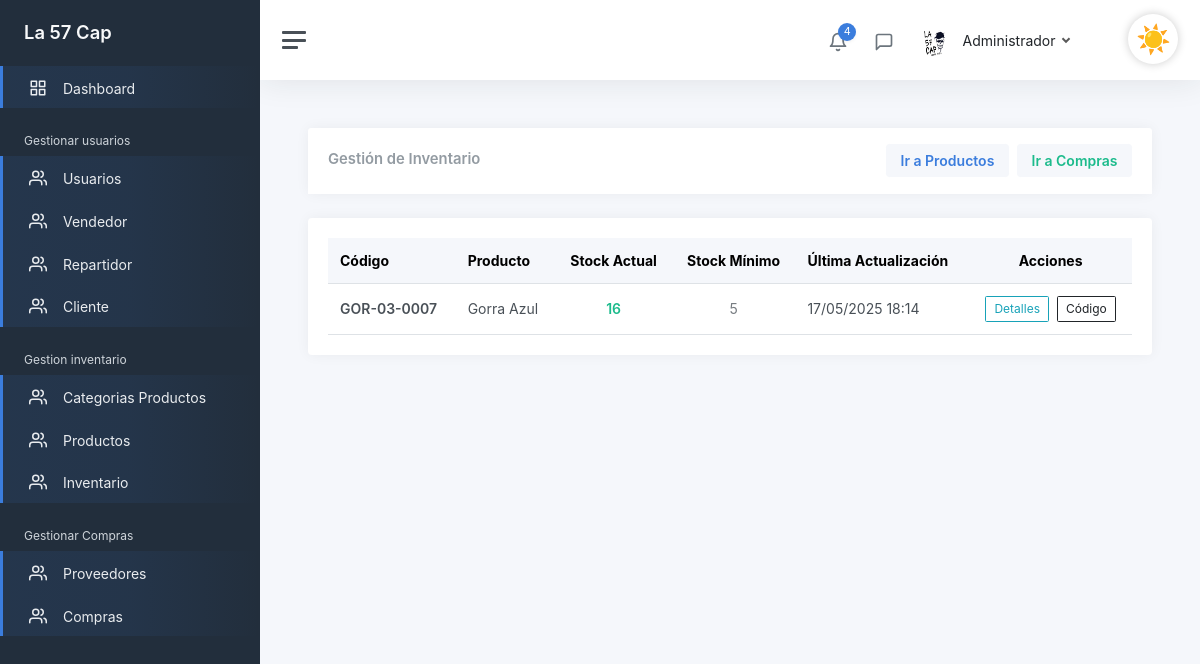
The page /admin/InventarioGeneral (signed in) on the database as committed earlier.
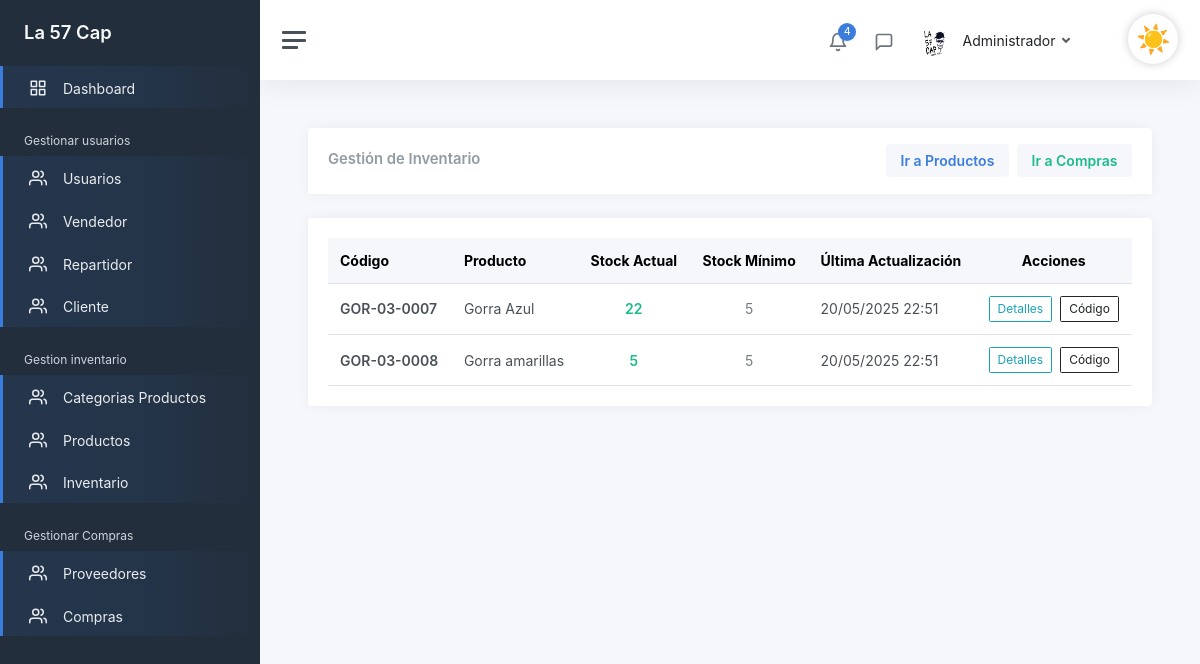
The same page on the database as committed later.
### tables this page shows
CREATE TABLE `inventario`  (
  `idInventario` int(0) NOT NULL AUTO_INCREMENT,
  `cantidad_actual` int(0) NOT NULL,
  `cantidad_minima` int(0) NOT NULL,
  `fecha_actualizacion` datetime(0) NULL DEFAULT NULL,
  `producto_idproducto` int(0) NOT NULL,
  PRIMARY KEY (`idInventario`) USING BTREE,
  INDEX `fk_Inventario_producto1_idx`(`producto_idproducto`) USING BTREE,
  CONSTRAINT `fk_Inventario_producto1` FOREIGN KEY (`producto_idproducto`) REFERENCES `producto` (`idproducto`) ON DELETE RESTRICT ON UPDATE RESTRICT
);

CREATE TABLE `producto`  (
  `idproducto` int(0) NOT NULL AUTO_INCREMENT,
  `id_categoria` int(0) NOT NULL,
  `codigo_producto` varchar(45) NOT NULL,
  `nombre_producto` varchar(45) NOT NULL,
  `descripcion` varchar(200) NOT NULL,
  `precio` decimal(10, 2) NOT NULL,
  `eliminado` tinyint(0) NULL DEFAULT 0,
  `Foto` varchar(150) NULL DEFAULT NULL,
  PRIMARY KEY (`idproducto`) USING BTREE,
  INDEX `producto_categoria_idx`(`id_categoria`) USING BTREE,
  CONSTRAINT `producto_categoria` FOREIGN KEY (`id_categoria`) REFERENCES `categoria_producto` (`idcategoria_producto`) ON DELETE RESTRICT ON UPDATE RESTRICT
);

### controllers/InventarioController.php (called while the page is built, shortened)
<?php
class InventarioController
{
    public static function GestionarInventario(Router $router)
    {
        $registros = Inventario::obtenerTodoConProducto();
        $router->renderAdmin('Admin/inventario/GestionarInventario', [
            'titulo' => 'Inventario General',
            'registros' => $registros
        ]);
    }
}

### public/index.php (called while the page is built, shortened)
<?php
$router = new Router();
$router->get('/login', [LoginController::class, 'login']);
$router->post('/login', [LoginController::class, 'login']);
$router->get('/logout', [LoginController::class, 'logout']);
$router->get('/olvide-cuenta', [UsuarioController::class, 'olvide']);
$router->post('/olvide-cuenta', [UsuarioController::class, 'olvide']);
$router->get('/recuperar-cuenta', [UsuarioController::class, 'recuperar']);
$router->post('/recuperar-cuenta', [UsuarioController::class, 'recuperar']);
$router->get('/confirmar-cuenta', [UsuarioController::class, 'confirmarCuenta']);
$router->post('/confirmar-cuenta', [UsuarioController::class, 'confirmarCuenta']);
$router->get('/crear-cuenta', [RegistroController::class, 'crearCuenta']);
$router->post('/crear-cuenta', [RegistroController::class, 'crearCuenta']);
$router->get('/mensaje-confirmacion', [RegistroController::class, 'mensajeConfirmacion']);
$router->get('/reenviar-confirmacion', [RegistroController::class, 'reenviarConfirmacion']);
$router->post('/reenviar-confirmacion', [RegistroController::class, 'reenviarConfirmacion']);
$router->get('/', [LandingController::class, 'index']);
$router->get('/tienda', [TiendaController::class, 'shop']);
$router->post('/tienda', fn: [TiendaController::class, 'shop']);
$router->get('/carrito', [CarritoController::class, 'mostrar']);
$router->get('/carrito/agregar', [CarritoController::class, 'agregar']);
$router->get('/carrito/eliminar', [CarritoController::class, 'eliminar']);
$router->post('/carrito/actualizar', [CarritoController::class, 'actualizar']);
$router->get('/SobreNosotros', [LandingController::class, 'about']);
$router->get('/Contactanos', [LandingController::class, 'contact']);
$router->get('/admin', [AdminController::class, 'Admin']);
$router->post('/admin', [AdminController::class, 'Admin']);
$router->get('/admin/GestionarUsuario', [UsuarioController::class, 'GestionarUsuario']);
$router->post('/admin/GestionarUsuario', [UsuarioController::class, 'GestionarUsuario']);
$router->get('/admin/CrearUsuario', [UsuarioController::class, 'crearUsuario']);
$router->post('/admin/CrearUsuario', [UsuarioController::class, 'crearUsuario']);
$router->get('/admin/ActualizarUsuario', [UsuarioController::class, 'ActualizarUsuario']);
$router->post('/admin/ActualizarUsuario', [UsuarioController::class, 'ActualizarUsuario']);
$router->get('/admin/EliminarUsuario', [UsuarioController::class, 'EliminarUsuario']);
$router->post('/admin/EliminarUsuario', [UsuarioController::class, 'EliminarUsuario']);
$router->get('/admin/Dashboard', [DashBoardController::class, 'Dashboard']);
$router->post('/admin/Dashboard', [DashBoardController::class, 'Dashboard']);
$router->get('/admin/GestionarCliente', [ClienteController::class, 'GestionarCliente']);
$router->post('/admin/GestionarCliente', [ClienteController::class, 'GestionarCliente']);
$router->get('/admin/GestionarVendedores', [VendedorController::class, 'GestionarVendedores']);
$router->post('/admin/GestionarVendedores', [VendedorController::class, 'GestionarVendedores']);
$router->get('/admin/CrearVendedor', [VendedorController::class, 'crearvendedor']);
$router->post('/admin/CrearVendedor', [VendedorController::class, 'crearvendedor']);
$router->get('/admin/ActualizarVendedor', [VendedorController::class, 'ActualizarVendedor']);
$router->post('/admin/ActualizarVendedor', [VendedorController::class, 'ActualizarVendedor']);
$router->post('/admin/EliminarVendedor', [VendedorController::class, 'EliminarVendedor']);
$router->get('/admin/GestionarRepartidor', [RepartidorControllers::class, 'GestionarRepartidores']);
$router->post('/admin/GestionarRepartidor', [RepartidorControllers::class, 'GestionarRepartidores']);
$router->get('/admin/CrearRepartidor', [RepartidorControllers::class, 'CrearRepartidor']);
$router->post('/admin/CrearRepartidor', [RepartidorControllers::class, 'CrearRepartidor']);
$router->get('/admin/ActualizarRepartidor', [RepartidorControllers::class, 'ActualizarRepartidor']);
$router->post('/admin/ActualizarRepartidor', [RepartidorControllers::class, 'ActualizarRepartidor']);
$router->post('/admin/EliminarRepartidor', [RepartidorControllers::class, 'EliminarRepartidor']);
$router->get('/admin/GestionarProveedores', [ProveedorController::class, 'GestionarProveedores']);
$router->post('/admin/GestionarProveedores', [ProveedorController::class, 'GestionarProveedores']);
$router->get('/admin/CrearProveedor', [ProveedorController::class, 'CrearProveedor']);
$router->post('/admin/CrearProveedor', [ProveedorController::class, 'CrearProveedor']);
$router->get('/admin/ActualizarProveedor', [ProveedorController::class, 'ActualizarProveedor']);
$router->post('/admin/ActualizarProveedor', [ProveedorController::class, 'ActualizarProveedor']);
$router->post('/admin/EliminarProveedor', [ProveedorController::class, 'EliminarProveedor']);
$router->get('/admin/GestionarCategoriaProducto', [CategoriaProductoController::class, 'GestionarCategorias']);
$router->post('/admin/GestionarCategoriaProducto', [CategoriaProductoController::class, 'GestionarCategorias']);
$router->get('/admin/CrearCategoriaProducto', [CategoriaProductoController::class, 'CrearCategoria']);
$router->post('/admin/CrearCategoriaProducto', [CategoriaProductoController::class, 'CrearCategoria']);
$router->get('/admin/ActualizarCategoriaProducto', [CategoriaProductoController::class, 'ActualizarCategoria']);
$router->post('/admin/ActualizarCategoriaProducto', [CategoriaProductoController::class, 'ActualizarCategoria']);
$router->post('/admin/EliminarCategoriaProducto', [CategoriaProductoController::class, 'EliminarCategoria']);
$router->get('/admin/GestionarProducto', [ProductoController::class, 'GestionarProductos']);
$router->post('/admin/GestionarProducto', [ProductoController::class, 'GestionarProductos']);
$router->get('/admin/CrearProducto', [ProductoController::class, 'CrearProducto']);
$router->post('/admin/CrearProducto', [ProductoController::class, 'CrearProducto']);
$router->get('/admin/ActualizarProducto', [ProductoController::class, 'ActualizarProducto']);
$router->post('/admin/ActualizarProducto', [ProductoController::class, 'ActualizarProducto']);
$router->post('/admin/EliminarProducto', [ProductoController::class, 'EliminarProducto']);
$router->get('/admin/GenerarCodigoBarras', [ProductoController::class, 'VerCodigoBarras']);
$router->get('/admin/DescargarCodigoBarras', [ProductoController::class, 'DescargarCodigoBarras']);
$router->get('/admin/VerProducto', [ProductoController::class, 'VerProducto']);
$router->get('/admin/InventarioGeneral', [InventarioController::class, 'GestionarInventario']);
$router->get('/admin/GestionarCompras', [CompraController::class, 'GestionarCompras']);
$router->get('/admin/CrearCompra', [CompraController::class, 'CrearCompra']);
$router->post('/admin/CrearCompra', [CompraController::class, 'CrearCompra']);
$router->get('/admin/DetalleCompra', [CompraController::class, 'VerDetalleCompra']);
$router->get('/Vendedor', [VendedorController::class, 'Vendedor']);
$router->get('/Repartidor', [RepartidorControllers::class, 'Repartidor']);
$router->comprobarRutas();

### models/Inventario.php (called while the page is built, shortened)
<?php
class Inventario extends ActiveRecord
{
    public static function obtenerTodoConProducto()
    {
        $query = "SELECT
                inventario.*,
                producto.codigo_producto,
                producto.nombre_producto
              FROM inventario
              LEFT JOIN producto ON inventario.producto_idproducto = producto.idproducto";
        $resultado = self::$db->query($query);
        $objetos = [];
        while ($registro = $resultado->fetch_object()) {
            $objetos[] = $registro;
        }
        return $objetos;
    }
}

### views/Admin/inventario/GestionarInventario.php (the view, shortened to what the changed rows need)
<div class="card">
    <div class="card-header d-flex justify-content-between align-items-center">
        <h2 class="card-title mb-0">Gestión de Inventario</h2>
    </div>
</div>
<div class="card mt-3">
    <div class="card-body table-responsive">
        <table class="table table-hover mb-0">
            <thead class="table-light">
                <tr>
                    <th>Código</th>
                    <th>Producto</th>
                    <th class="text-center">Stock Actual</th>
                    <th class="text-center">Stock Mínimo</th>
                    <th>Última Actualización</th>
                    <th class="text-center">Acciones</th>
                </tr>
            </thead>
            <tbody>
                <?php if (!empty($registros)): ?>
                    <?php foreach ($registros as $registro): ?>
                        <tr class="<?= $registro->cantidad_actual < $registro->cantidad_minima ? 'table-danger' : '' ?>">
                            <td><strong><?= $registro->codigo_producto ?></strong></td>
                            <td><?= $registro->nombre_producto ?></td>
                            <td class="text-center fw-bold <?= $registro->cantidad_actual < $registro->cantidad_minima ? 'text-danger' : 'text-success' ?>">
                                <?= $registro->cantidad_actual ?>
                            </td>
                            <td class="text-center text-muted">
                                <?= $registro->cantidad_minima ?>
                            </td>
                            <td><?= date('d/m/Y H:i', strtotime($registro->fecha_actualizacion)) ?></td>
                            <td class="text-center">
                                <div class="d-flex justify-content-center gap-2">
                                    <a href="/admin/VerProducto?id=<?= $registro->producto_idproducto ?>" class="btn btn-sm btn-outline-info">
                                        <i class="fas fa-eye"></i> Detalles
                                    </a>
                                    <a href="/admin/GenerarCodigoBarras?id=<?= $registro->producto_idproducto ?>" class="btn btn-sm btn-outline-dark">
                                        <i class="fas fa-barcode"></i> Código
                                    </a>
                                </div>
                            </td>
                        </tr>
                    <?php endforeach; ?>
                <?php else: ?>
                    <tr>
                        <td colspan="6" class="text-center text-muted">No hay registros de inventario.</td>
                    </tr>
                <?php endif; ?>
            </tbody>
        </table>
    </div>
</div>

Rows that differ between the two databases and show on the page:
changed inventario "GOR-03-0007": cantidad_actual "16" → "22"; fecha_actualizacion "17/05/2025 18:14" → "20/05/2025 22:51"
added inventario: producto_idproducto.codigo_producto "GOR-03-0008", producto_idproducto.nombre_producto "Gorra amarillas", cantidad_actual "5", cantidad_minima "5", fecha_actualizacion "20/05/2025 22:51"
